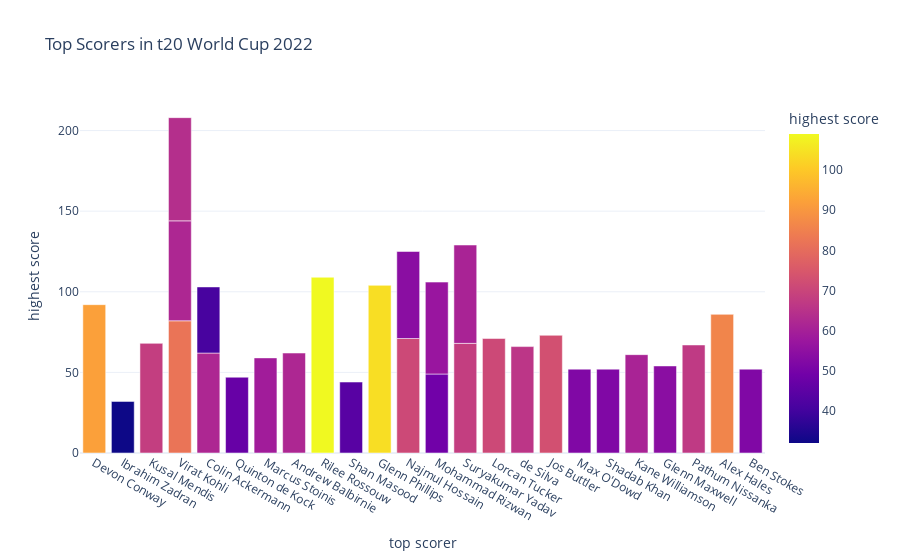

Notebook source saved alongside this figure:
### Markdown cell above
in 17 matches, the teams decided to bat first, and in 13 matches, the teams chose to field first. 
  look at the top scorers in the t20 world cup 2022:

### Code cell
figure = px.bar(data, 
                x=data["top scorer"], 
                y = data["highest score"], 
                color = data["highest score"],
                title="Top Scorers in t20 World Cup 2022")
figure.show()

### Figure 1 — Plotly figure (JSON) as saved in the notebook; plotly's stock layout.template omitted (floating-point values rounded to 4 significant figures)
{"data": [{"alignmentgroup": "True", "hovertemplate": "top scorer=%{x}<br>highest score=%{marker.color}<extra></extra>", "legendgroup": "", "marker": {"color": [92, 32, 68, 82, 62, 47, 59, 62, null, 109, 62, 44, null, null, 104, 71, 49, 68, 71, 66, 73, 52, 64, 52, 61, 54, 67, 41, 54, 61, 57, 86, 52], "coloraxis": "coloraxis", "pattern": {"shape": ""}}, "name": "", "offsetgroup": "", "orientation": "v", "showlegend": false, "textposition": "auto", "type": "bar", "x": ["Devon Conway", "Ibrahim Zadran", "Kusal Mendis", "Virat Kohli", "Colin Ackermann", "Quinton de Kock", "Marcus Stoinis", "Andrew Balbirnie", null, "Rilee Rossouw", "Virat Kohli", "Shan Masood", null, null, "Glenn Phillips", "Najmul Hossain", "Mohammad Rizwan", "Suryakumar Yadav", "Lorcan Tucker", "de Silva", "Jos Buttler", "Max O'Dowd", "Virat Kohli", "Shadab Khan", "Kane Williamson", "Glenn Maxwell", "Pathum Nissanka", "Colin Ackermann", "Najmul Hossain", "Suryakumar Yadav", "Mohammad Rizwan", "Alex Hales", "Ben Stokes"], "xaxis": "x", "y": [92, 32, 68, 82, 62, 47, 59, 62, null, 109, 62, 44, null, null, 104, 71, 49, 68, 71, 66, 73, 52, 64, 52, 61, 54, 67, 41, 54, 61, 57, 86, 52], "yaxis": "y"}], "layout": {"barmode": "relative", "coloraxis": {"colorbar": {"title": {"text": "highest score"}}, "colorscale": [[0, "#0d0887"], [0.1111, "#46039f"], [0.2222, "#7201a8"], [0.3333, "#9c179e"], [0.4444, "#bd3786"], [0.5556, "#d8576b"], [0.6667, "#ed7953"], [0.7778, "#fb9f3a"], [0.8889, "#fdca26"], [1, "#f0f921"]]}, "legend": {"tracegroupgap": 0}, "title": {"text": "Top Scorers in t20 World Cup 2022"}, "xaxis": {"anchor": "y", "domain": [0, 1], "title": {"text": "top scorer"}}, "yaxis": {"anchor": "x", "domain": [0, 1], "title": {"text": "highest score"}}}}
